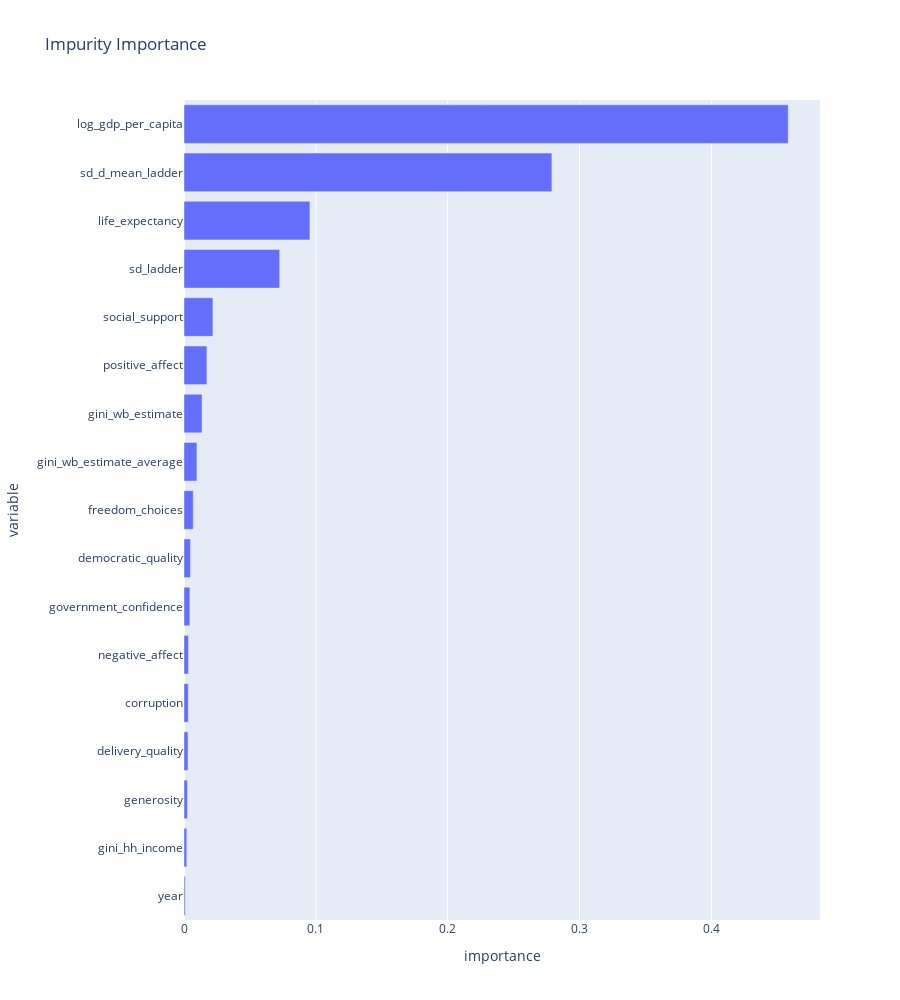

Notebook code cell kept with this figure:
### Code cell
px.bar(impurity_importance_df, 
       y='variable', 
       x='importance', 
       orientation='h', 
       title='Impurity Importance',
       height=1000)

### Figure 1 — Plotly figure (JSON) as saved in the notebook; plotly's stock layout.template omitted (floating-point values rounded to 4 significant figures)
{"data": [{"alignmentgroup": "True", "hovertemplate": "importance=%{x}<br>variable=%{y}<extra></extra>", "legendgroup": "", "marker": {"color": "#636efa", "pattern": {"shape": ""}}, "name": "", "offsetgroup": "", "orientation": "h", "showlegend": false, "textposition": "auto", "type": "bar", "x": [0.0008926, 0.002122, 0.00267, 0.003067, 0.003252, 0.003409, 0.004478, 0.004917, 0.007014, 0.009815, 0.01369, 0.01737, 0.02193, 0.0726, 0.09549, 0.279, 0.4583], "xaxis": "x", "y": ["year", "gini_hh_income", "generosity", "delivery_quality", "corruption", "negative_affect", "government_confidence", "democratic_quality", "freedom_choices", "gini_wb_estimate_average", "gini_wb_estimate", "positive_affect", "social_support", "sd_ladder", "life_expectancy", "sd_d_mean_ladder", "log_gdp_per_capita"], "yaxis": "y"}], "layout": {"barmode": "relative", "height": 1000, "legend": {"tracegroupgap": 0}, "title": {"text": "Impurity Importance"}, "xaxis": {"anchor": "y", "domain": [0, 1], "title": {"text": "importance"}}, "yaxis": {"anchor": "x", "domain": [0, 1], "title": {"text": "variable"}}}}
